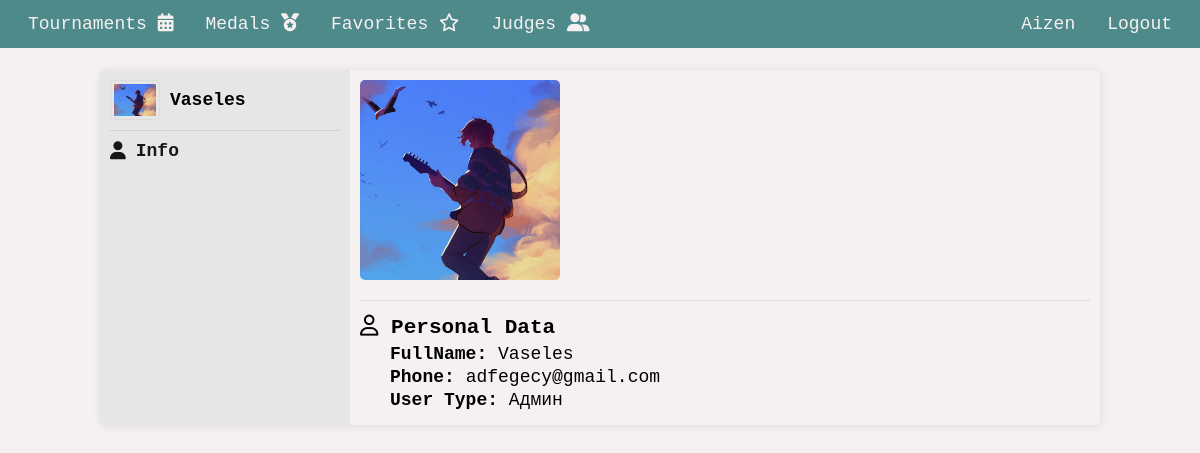
Screenshot of /profile/vaseles/ (signed in) with the database file from the repository.
### base/models.py (models this page shows, shortened)
class Profile(models.Model):
   TASKS = (
      ('Админ', 'Админ'),
      ('Секретарь', 'Секретарь'),
      ('Свободный', 'Свободный')
   )
   user = models.OneToOneField(User, on_delete=models.CASCADE)
   fullName = models.CharField(max_length=100, blank=True)
   phone = models.CharField(max_length=12, blank=True)
   userType = models.CharField(max_length=20, choices=TASKS)
   image = models.ImageField(upload_to='profile_avatars', blank=True)
   created = models.DateTimeField(auto_now_add=True)
   updated = models.DateTimeField(auto_now=True)

### base/views/profile.py (the view)
# urls.py: path('profile/<str:username>/', profile.show_profile, name='show_profile'),
@login_required(login_url='base:login')
def show_profile(request, username):
   page_type = 'view_profile'
   user = get_user(username)
   profile = get_user_profile(user)
   context = {
      'page_type': page_type,
      'user': user,
      'profile': profile,
   }
   return render(request, 'base/profile.html', context)

### base/services.py (called while the page is built)
def get_user(username):
   return User.objects.get(username=username)

def get_user_profile(user):
   return Profile.objects.get(user=user)

### base/templates/base/profile.html (shortened to what this page needs)
{% include 'main.html' %}
{% load static %}
{% block title %}
   <link rel="stylesheet" href="{% static 'css/profile.css' %}">
{% endblock title %}
{% block content %}
   <div class="home">
      <div class="home__card">
         <div class="home__card__left">
            <div class="home__card__left__about">
               <img src="http://127.0.0.1:8000/static/media/{{profile.image}}" alt="{{profile.fullName}}">
               {% if profile.fullName %}
                  <h4>{{profile.fullName}}</h4>
               {% else %}
                  <h4>{{user.username}}</h4>
               {% endif %}
            </div>
            <span class="home__card__span"></span>
            <div class="home__card__left__menu">
               <a
                  href="{% url 'base:show_profile' user.username %}"
                  class="home__card__left__about"
               >
                  <i class="fa-regular fa-user"></i>
                  <h4>Info</h4>
               </a>
            </div>
         </div>
         <div class="home__card__right">
            {% if page_type == 'view_profile' %}
               {% if profile.image %}
                  <img src="http://127.0.0.1:8000/static/media/{{profile.image}}" alt="{{profile.image}}" class="home__card__right__image">
                  <span class="home__card__span"></span>
               {% endif %}
               <div class="home__card__right__title">
                  <h3>
                     <i class="fa-regular fa-user"></i>
                     Personal Data
                  </h3>
               </div>
               <div class="home__card__right__info">
                  {% if profile.fullName %}
                     <div class="">
                        <b>FullName: </b>
                        {{profile.fullName}}
                     </div>
                  {% endif %}
                  {% if user.email %}
                     <div class="">
                        <b>Phone: </b>
                        {{user.email}}
                     </div>
                  {% endif %}
                  {% if profile.userType %}
                     <div class="">
                        <b>User Type: </b>
                        {{profile.userType}}
                     </div>
                  {% endif %}
               </div>
            </div>
            {% endif %}
      </div>
   </div>
{% endblock content %}

### templates/header.html (shortened to what this page needs)
<nav>
   <div class="nav__menu">
      <a href="{% url "base:show_tournaments" %}" class="link">
         Tournaments
         <i class="fa-solid fa-calendar-days"></i>
      </a>
      <a href="" class="link">
         Medals
         <i class="fa-solid fa-medal"></i>
      </a>
      <a href="" class="link">
         Favorites
         <i class="fa-regular fa-star"></i>
      </a>
      <a href="" class="link">
         Judges
         <i class="fa-solid fa-user-group"></i>
      </a>
   </div>
   <div class="nav__buttons">
      {% if request.user.is_authenticated  %}
         <a href="{% url 'base:show_profile' request.user.username %}" class="link">{{request.user.username}}</a>
         <a href="{% url 'base:logout' %}" class="link">Logout</a>
      {% else %}
         <a href="{% url 'base:registration' %}" class="link">Registration</a>
         <a href="{% url 'base:login' %}" class="link">Login</a>
      {% endif %}
   </div>
</nav>

### static/css/styles.css (style rules this page uses)
* { box-sizing: border-box; padding: 0; margin: 0; text-decoration: none; outline: none; }
body { background-color: var(--white); color: var(--black); font-size: 18px; font-family: monospace; overflow-x: hidden; }
img { object-fit: cover; }
nav { display: flex; justify-content: space-between; align-items: center; background-color: var(--lightblue); padding: 0 1%; position: fixed; top: 0; z-index: 1000; width: 100%; }
nav .link { color: var(--white); padding: 14px 16px; transition: all .3s linear; }
.nav__menu { display: flex; justify-content: center; align-items: center; }
.nav__buttons { display: flex; justify-content: center; align-items: center; }
a { color: black }
.link { text-decoration: none; color: var(--black); transition: all .3s linear }

### static/css/profile.css (style rules this page uses)
.home { display: flex; justify-content: center; align-items: center; flex-direction: column; width: 100%; padding: 10px 5vw; height: 100%; }
.home__card { display: grid; grid-template-columns: 1fr 3fr; justify-content: space-between; align-items: start; max-width: 1000px; width: 100%; height: 100%; margin-bottom: 5%; margin-top: 60px; background-color: var(--white); border-radius: 5px; box-shadow: 1px 1px 10px rgb(20,20,20, .1); }
.home__card__left { max-width: 300px; height: 100%; width: 100%; padding: 5px; background-color: rgb(79, 138, 139, .1); padding: 10px; border-radius: 5px 0 0 5px; }
.home__card__left__about { display: flex; justify-content: start; align-items: center; width: 100%; margin-bottom: 10px; gap: 10px }
.home__card__left__about img { max-width: 50px; max-height: 50px; border-radius: 5px; object-fit: cover; border: 1px solid rgb(20,20,20, .05); padding: 3px; }
.home__card__left__menu { margin: 10px 0; width: 100%; }
.home__card__left__menu a { color:rgb(0,0,0,.9); transition: all .3s linear; }
.home__card__left__menu a i { font-weight: bold; }
.home__card__span { display: block; content: ''; width: 100%; height: 1px; margin: 2% 0; background-color: rgb(20,20,20, .1); }
.home__card__right { padding: 10px; width: 100%; }
.home__card__right__image { max-width: 200px; width: 100%; height:200px; border-radius: 5px; }
.home__card__right__title { display: flex; justify-content: space-between; align-items: center; width: 100%; }
.home__card__right__info { padding-left: 30px; margin: 5px 0; }
.home__card__right__info div { margin-bottom: 3px; }

### static/css/variables.css (style rules this page uses)
:root { --white: #F6F1F1; --lightblue: #4F8A8B; --gold: #FBD46D; --black: #000000; }

### rows the page displays
Profile: image (picture), fullName "Vaseles", userType "Админ"

### other values shown
{{ request.user.username }} "Aizen"
{{ user.email }} "adfegecy@gmail.com"
